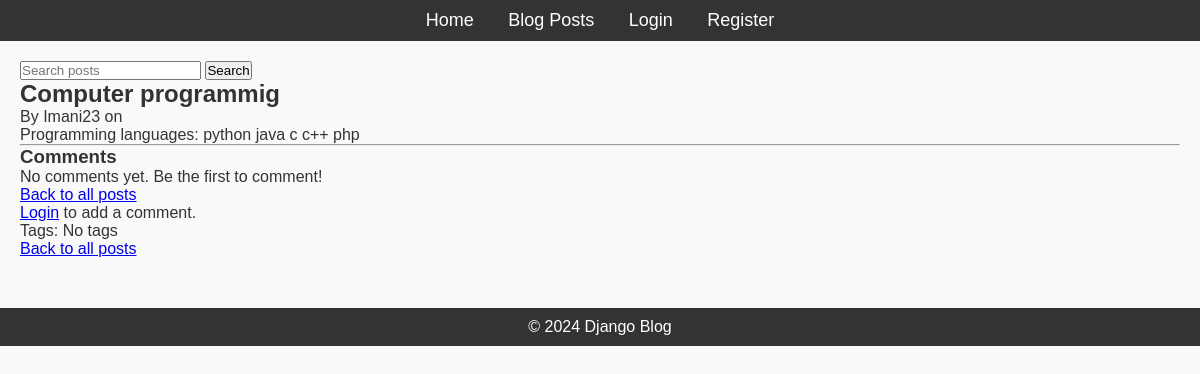
The app's page /post/2/ with its own data.
### blog/models.py (models this page shows, shortened)
class Post(models.Model):
    title=models.CharField(max_length=200)
    content=models.TextField()
    published_date=models.DateTimeField(auto_now_add=True)
    author=models.ForeignKey(User,on_delete=models.CASCADE,related_name="users")
    tags=TaggableManager()

### blog/views.py (the view)
# urls.py: path("post/<int:pk>/", PostDetailView.as_view(), name="post_detail"),
class PostDetailView(DetailView):
    model=Post
    template_name="blog/post_detail.html"
    context_object_name="post"
    def get_context_data(self, **kwargs):
        context = super().get_context_data(**kwargs)
        context['comment_form'] = CommentForm()
        return context

### blog/forms.py
class CommentForm(forms.ModelForm):
    content = forms.CharField(
        label="",
        widget=forms.Textarea(attrs={
            "rows": 3,
            "placeholder": "Comment here..."
        }),
        max_length=1000,
        required=True
    )
    class Meta:
        model = Comment
        fields = ["content"]

### blog/templates/blog/post_detail.html (shortened to what this page needs)
{% extends "blog/base.html" %}
{% load static %}
{% block content %}
<h2>{{ post.title }}</h2>
<p>By {{ post.author.username }} on {{ post.created_at|date:"M d, Y" }}</p>
<p>{{ post.content }}</p>
<hr>
<h3>Comments</h3>
{% if post.comments.all %}
    {% for comment in post.comments.all %}
        <div class="comment">
            <p><strong>{{ comment.author.username }}</strong> said:</p>
            <p>{{ comment.content }}</p>
            <small>{{ comment.created_at|date:"M d, Y H:i" }}</small>
            {% if user == comment.author %}
                <p>
                    <a href="{% url 'comment_update' comment.pk %}">Edit</a> |
                    <a href="{% url 'comment_delete' comment.pk %}">Delete</a>
                </p>
            {% endif %}
            <hr>
        </div>
    {% endfor %}
{% else %}
    <p>No comments yet. Be the first to comment!</p>
{% endif %}
<a href="/">Back to all posts</a>
{% if user.is_authenticated %}
    <h4>Add a Comment</h4>
    <form method="POST" action="{% url 'comment_create' post.pk %}">
        {% csrf_token %}
        {{ comment_form.as_p }}
        <button type="submit" class="btn btn-primary">Submit Comment</button>
    </form>
{% else %}
    <p><a href="{% url 'login' %}">Login</a> to add a comment.</p>
{% endif %}
<p>Tags:
{% for tag in post.tags.all %}
    <a href="{% url 'posts_by_tag' tag.name %}">{{ tag.name }}</a>{% if not forloop.last %}, {% endif %}
{% empty %}
    No tags
{% endfor %}
</p>
<a href="/">Back to all posts</a>
{% endblock %}

### blog/static/css/styles.css (style rules this page uses)
* { margin: 0; padding: 0; box-sizing: border-box; }
body { font-family: Arial, sans-serif; background-color: #f9f9f9; color: #333; }

### records on screen
Post: title "Computer programmig", author.username "Imani23", content "Programming languages: python java c c++ php"
